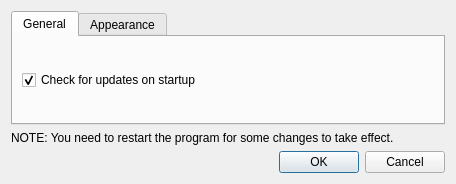
<?xml version="1.0" encoding="UTF-8"?>
<ui version="4.0">
 <class>Dialog</class>
 <widget class="QDialog" name="Dialog">
  <property name="geometry">
   <rect>
    <x>0</x>
    <y>0</y>
    <width>456</width>
    <height>184</height>
   </rect>
  </property>
  <property name="windowTitle">
   <string>Dialog</string>
  </property>
  <layout class="QVBoxLayout" name="verticalLayout">
   <item>
    <widget class="QTabWidget" name="settings_tab_widget">
     <property name="tabPosition">
      <enum>QTabWidget::North</enum>
     </property>
     <property name="tabShape">
      <enum>QTabWidget::Rounded</enum>
     </property>
     <property name="currentIndex">
      <number>0</number>
     </property>
     <widget class="QWidget" name="tab_general">
      <attribute name="title">
       <string>General</string>
      </attribute>
      <layout class="QGridLayout" name="gridLayout_2">
       <item row="0" column="0">
        <widget class="QCheckBox" name="update_check_box">
         <property name="text">
          <string>Check for updates on startup</string>
         </property>
         <property name="checked">
          <bool>true</bool>
         </property>
        </widget>
       </item>
      </layout>
     </widget>
     <widget class="QWidget" name="tab_appearance">
      <attribute name="title">
       <string>Appearance</string>
      </attribute>
      <layout class="QGridLayout" name="gridLayout">
       <item row="3" column="0">
        <widget class="QLabel" name="label">
         <property name="text">
          <string>Icon theme</string>
         </property>
        </widget>
       </item>
       <item row="3" column="1">
        <widget class="QComboBox" name="icon_theme_combo_box">
         <item>
          <property name="text">
           <string>feather</string>
          </property>
         </item>
         <item>
          <property name="text">
           <string>feather-dark</string>
          </property>
         </item>
        </widget>
       </item>
       <item row="2" column="0">
        <widget class="QLabel" name="label_2">
         <property name="text">
          <string>Application style</string>
         </property>
        </widget>
       </item>
       <item row="2" column="1">
        <widget class="QComboBox" name="style_combo_box">
         <item>
          <property name="text">
           <string>system default</string>
          </property>
         </item>
        </widget>
       </item>
      </layout>
     </widget>
    </widget>
   </item>
   <item>
    <widget class="QLabel" name="label_3">
     <property name="text">
      <string>NOTE: You need to restart the program for some changes to take effect.</string>
     </property>
    </widget>
   </item>
   <item>
    <widget class="QDialogButtonBox" name="button_box">
     <property name="orientation">
      <enum>Qt::Horizontal</enum>
     </property>
     <property name="standardButtons">
      <set>QDialogButtonBox::Cancel|QDialogButtonBox::Ok</set>
     </property>
    </widget>
   </item>
  </layout>
 </widget>
 <resources/>
 <connections>
  <connection>
   <sender>button_box</sender>
   <signal>accepted()</signal>
   <receiver>Dialog</receiver>
   <slot>accept()</slot>
   <hints>
    <hint type="sourcelabel">
     <x>247</x>
     <y>445</y>
    </hint>
    <hint type="destinationlabel">
     <x>157</x>
     <y>274</y>
    </hint>
   </hints>
  </connection>
  <connection>
   <sender>button_box</sender>
   <signal>rejected()</signal>
   <receiver>Dialog</receiver>
   <slot>reject()</slot>
   <hints>
    <hint type="sourcelabel">
     <x>315</x>
     <y>445</y>
    </hint>
    <hint type="destinationlabel">
     <x>286</x>
     <y>274</y>
    </hint>
   </hints>
  </connection>
 </connections>
</ui>
